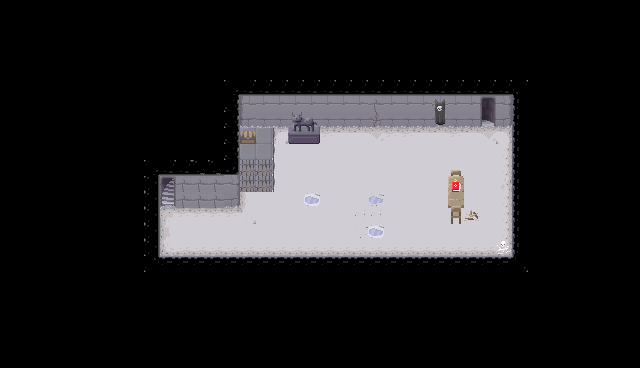

Rendered tile map (Tiled .tmx) drawn with the repository's tilesets; below, a short description and the map source with its tile grids summarised:
An orthogonal 40x23 tile map with 16x16 px tiles, 4 tile layers (Superficie, mierditas de el medio, Mesa, Objetos) and 1 object (Paredes).

<map version="1.4" tiledversion="1.4.3" orientation="orthogonal" renderorder="right-down" width="40" height="23" tilewidth="16" tileheight="16" infinite="0" nextlayerid="6" nextobjectid="3">
 <tileset firstgid="1" source="Dungeon Tileset Calciumtrice.tsx" />
 <layer id="1" name="Superficie" width="40" height="23">
  <data>[920 cells, 263 non-empty, 40 distinct tile ids]</data>
 </layer>
 <layer id="3" name="mierditas de el medio" width="40" height="23">
  <data>[920 cells, 2 non-empty, 1 distinct tile ids]</data>
 </layer>
 <objectgroup id="4" name="Paredes">
  <object id="2" name="Paredes" x="160" y="208.5">
   <polygon points="0,0 79,-1 79.5,-18 113.5,-18.5 113,-83.5 128.5,-82.5 128.5,-65.5 159,-65.5 160.5,-82 320.5,-82 321.5,-112.5 336.5,-112.5 336.5,-82 351.5,-82 353.5,48 0.5,47.5" />
  </object>
 </objectgroup>
 <layer id="5" name="Mesa" width="40" height="23">
  <data>[920 cells, 2 non-empty, 2 distinct tile ids]</data>
 </layer>
 <layer id="2" name="Objetos" width="40" height="23">
  <data>[920 cells, 24 non-empty, 16 distinct tile ids]</data>
 </layer>
</map>
